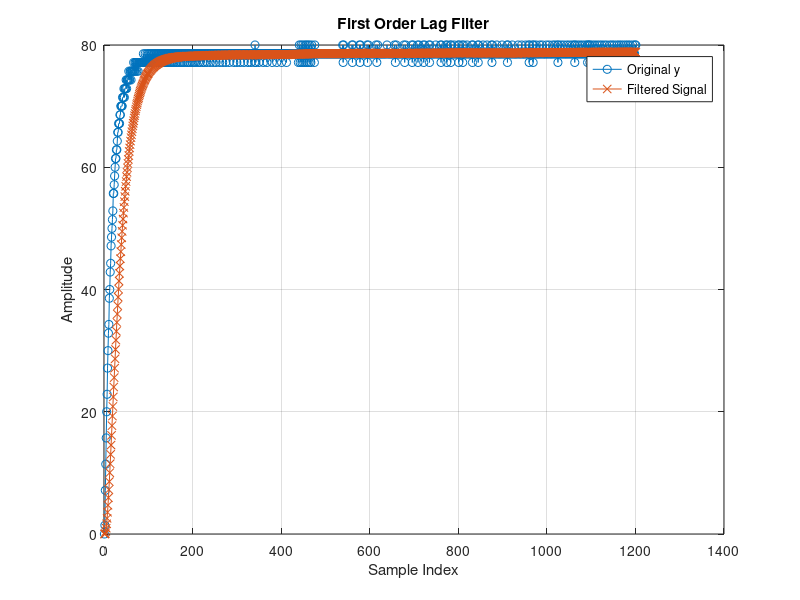

Recreate this plot in MATLAB. (Note: this script raises an error after producing the figure.)
clear all
close all
clc

%% Definition of sampling time and input/output signal retrieved from the motor
Ts = 0.005;
y = load('motor_data/y_davide2.mat').y;
t = load('motor_data/t_davide2.mat').t;
u(1) = 12;

%% Filter signal using first order lag filter
Tfs = 0.00025
alpha = exp(-Tfs/Ts)
y_filtered = zeros(size(y));
for k = 2:length(y)
    y_filtered(k) = alpha * y_filtered(k-1) + (1 - alpha) * y(k-1);
end

% Plot the results for visualization
figure;
plot(y, '-o');
hold on;
plot(y_filtered, '-x');
legend('Original y', 'Filtered Signal');
xlabel('Sample Index');
ylabel('Amplitude');
title('First Order Lag Filter');
grid on;

%% Areas approach to obtain the motor model

n = size(y_filtered)
S1 = 0
y_overline = y_filtered(length(y_filtered))
%for i = 1:n-1
%    S1 = S1 +(y_overline-y_filtered(i))*(t(i+1)-t(i));% definizione di integrale, f * \delta T, che suppongo essere sufficientemente piccolo
%end 
% Instead of computing the area through the for loop above, it is used a
% more precise function provided by MATLAB: trapz, that calculate the area
% using the trapezoid method
Q = trapz(t(1:length(t)),y_filtered(1:length(y_filtered)))
ext_area = y_overline*t(round(length(t)))-Q
S1 = ext_area/y_overline
mu = y_overline / u(1)

f=find(t<S1) % In this way it is found the index of t such that t is equal 
% to T+tau
S2 = trapz(t(1:length(f)),y_filtered(1:length(f))) % it is computed the area
% as suggested by the areas approach, until T+tau
T = S2*exp(1)/y_overline % it is calculated T from the formula (1):
%(1) S2 = y_overline*T/e 
tau = S1-T % tau is calculated from the formula (2):
%(2) S1 = y_overline(T+tau) 
% note that, in this case, the variable S1 is already divided by y_overline
s=tf('s')
G = mu/(1+s*T)*exp(-tau*s)
% This is the tf function representing the motor model, with the delay
% introducted by the approximation of the model
G_senza_pade = mu/(1+s*T)
% This is the same tf, without the delay

%% From Volt-Speed tf to Volt-Position (rad) state space
G_senza_delay = G_senza_pade/s/9.5493; % since that the previously tf was mapping the
% u representing the voltage, to the y representing the speed in rpm, it is
% divided by s to map the same u to the y representing the position, and
% it is divided by the constant 9.5493 for represent the position in rad
num = [0 0 6.732];
den = [1.484 9.549 0];
[A,B,C,D] = tf2ss(num,den); 
% Here it is calculated the state space from the tf, without the delay

%% Adding the delay and using padè approximation in state space
sys_with_delay = ss(A,B,C,D,'InputDelay',tau) % it is added the delay calculated before
% in the state space model
sys_pade = pade(sys_with_delay,1,Inf,Inf) % using the padè function provided by
% MATLAB to get a better approximation of the state space matrices. It is
% equivalent to what it was seen in the course, but in this way the
% matrices are instantly computed.
A = sys_pade.A
B = sys_pade.B
C = sys_pade.C
D = sys_pade.D

%% Discretize for SIL/PIL 
sys_continuos_motor = ss(A,B,C,D)
sys_discrete_motor = c2d(sys_continuos_motor,0.005,'tustin')
